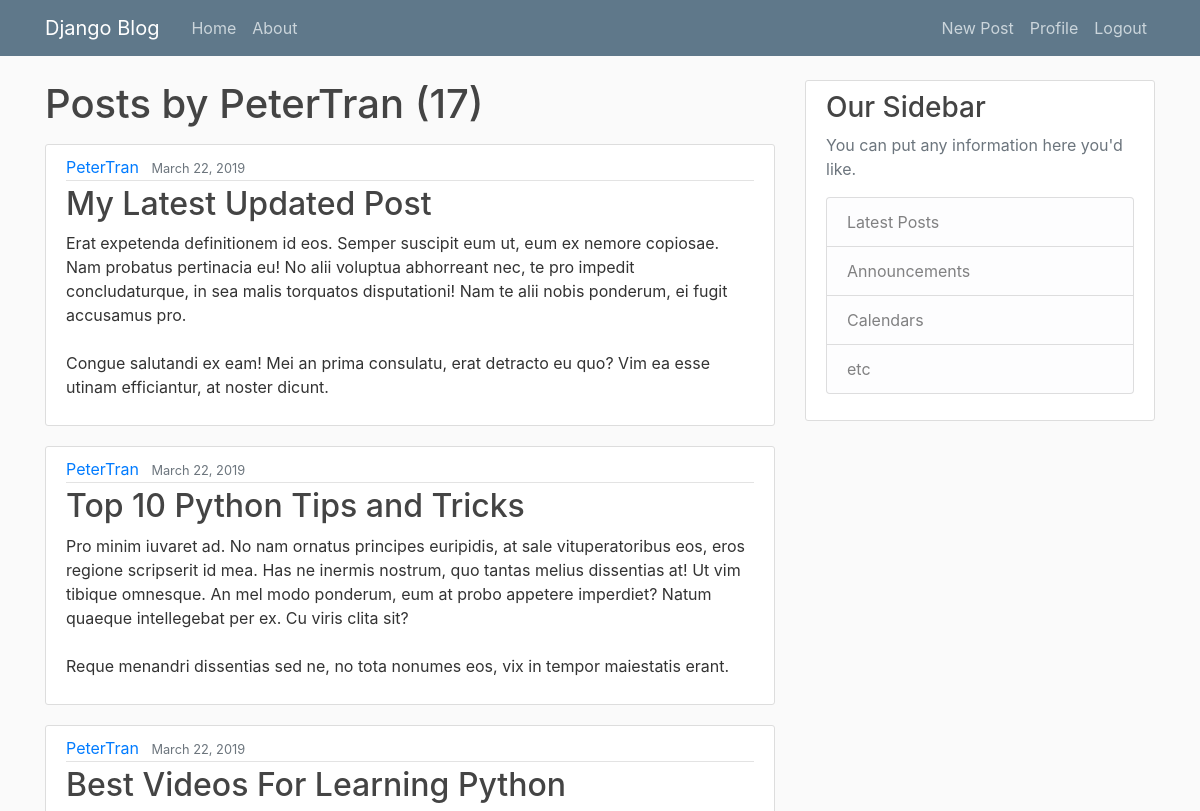
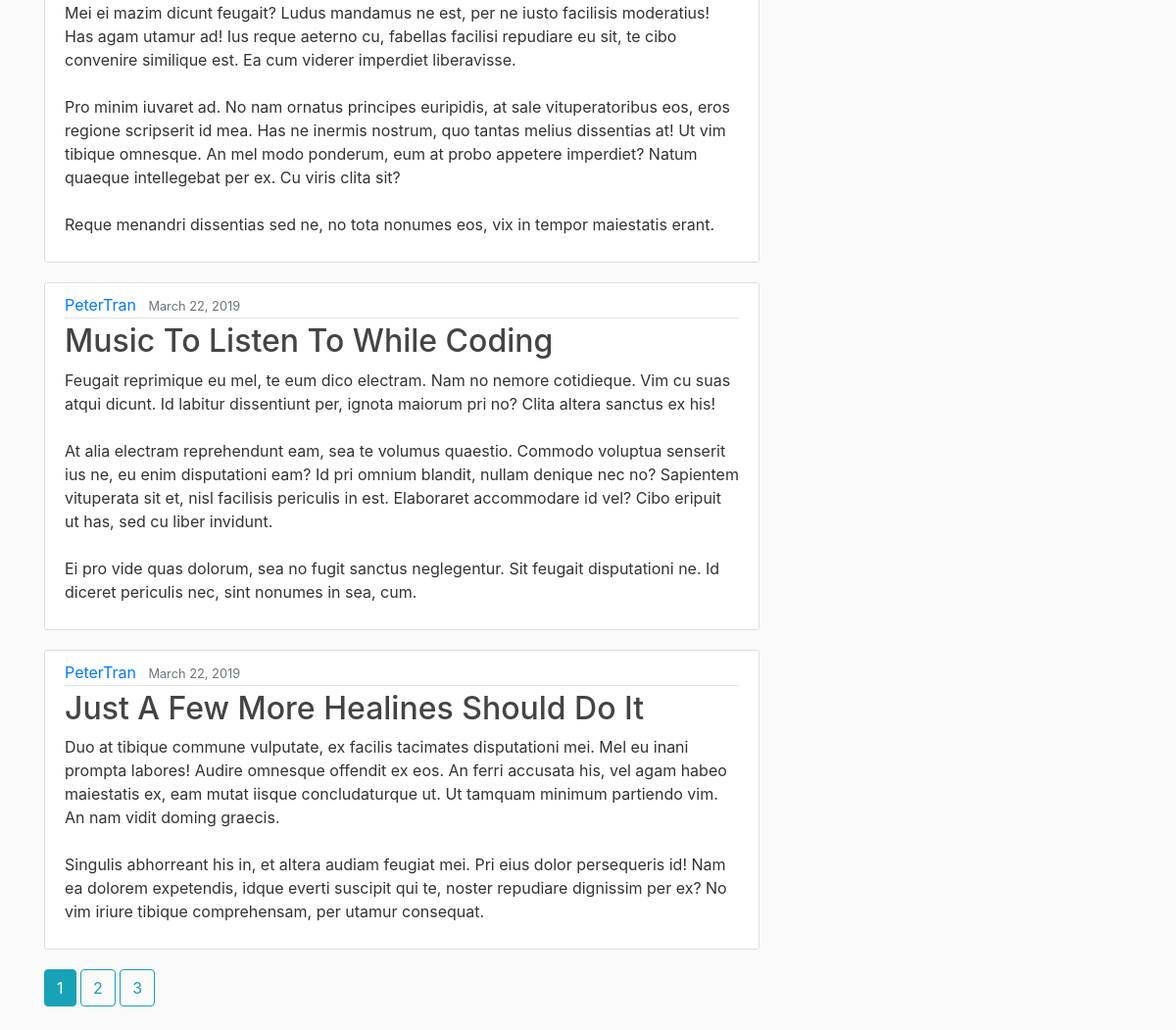
Page /user/PeterTran (signed in) on the committed database (2 pictures, top to bottom).
### blog/models.py (models this page shows, shortened)
class Post(models.Model):
    title = models.CharField(max_length=100)
    content = models.TextField()
    date_posted = models.DateTimeField(default=timezone.now)
    author = models.ForeignKey(User, on_delete=models.CASCADE)

### blog/views.py (the view)
# urls.py: path('user/<str:username>', UserPostListView.as_view(), name='user-posts'),
class UserPostListView(ListView):
    model = Post
    template_name = 'blog/user_posts.html' # <app>/<model>_<viewtype>.html
    context_object_name = 'posts'
    paginate_by = 5
    def get_queryset(self):
        user = get_object_or_404(User, username=self.kwargs.get('username'))
        return Post.objects.filter(author=user).order_by('-date_posted')

### blog/templates/blog/user_posts.html (shortened to what this page needs)
{% extends "blog/base.html" %}
{% block content %}
    <h1 class="mb-3">Posts by {{ view.kwargs.username }} ({{ page_obj.paginator.count }}) </h1>
    {% for post in posts %}
    <article class="media content-section">
        <div class="media-body">
            <div class="article-metadata">
            <a class="mr-2" href="{% url 'user-posts' post.author.username %}">{{ post.author }}</a>
            <small class="text-muted">{{ post.date_posted | date:"F d, Y" }}</small>
            </div>
            <h2><a class="article-title" href="{% url 'post-detail' post.id %}">{{ post.title }}</a></h2>
            <p class="article-content">{{ post.content }}</p>
        </div>
    </article>
    {% endfor %}
    {% if is_paginated %}
        {% for num in page_obj.paginator.page_range %}
            {% if page_obj.number == num %}
                <a class="btn btn-info mb-4" href="?page={{ num }}">{{ num }}</a>
            {% elif num > page_obj.number|add:'-3' and num < page_obj.number|add:'3' %}
                <a class="btn btn-outline-info mb-4" href="?page={{ num }}">{{ num }}</a>
            {% endif %}
        {% endfor %}
    {% endif %}
{% endblock content %}

### blog/static/blog/main.css (style rules this page uses)
body { background: #fafafa; color: #333333; margin-top: 5rem; }
h1, h2, h3, h4, h5, h6 { color: #444444; }
.content-section { background: #ffffff; padding: 10px 20px; border: 1px solid #dddddd; border-radius: 3px; margin-bottom: 20px; }
.article-title { color: #444444; }
.article-content { white-space: pre-line; }
.article-metadata { padding-bottom: 1px; margin-bottom: 4px; border-bottom: 1px solid #e3e3e3 }

### rows in the picture
Post: author "PeterTran", date_posted "March 22, 2019", title "My Latest Updated Post", content "Erat expetenda definitionem id eos. Semper suscipit eum ut, eum ex nemore copiosae. Nam probatus pertinacia eu! No alii voluptua abhorreant nec, te pro impedit concludaturque, in sea malis torquatos disputationi! Nam te alii nobis ponderum, ei fugit accusamus pro. Congue salutandi ex eam! Mei an prima consulatu, erat detracto eu quo? Vim ea esse utinam efficiantur, at noster dicunt."
Post: author "PeterTran", date_posted "March 22, 2019", title "Top 10 Python Tips and Tricks", content "Pro minim iuvaret ad. No nam ornatus principes euripidis, at sale vituperatoribus eos, eros regione scripserit id mea. Has ne inermis nostrum, quo tantas melius dissentias at! Ut vim tibique omnesque. An mel modo ponderum, eum at probo appetere imperdiet? Natum quaeque intellegebat per ex. Cu viris clita sit? Reque menandri dissentias sed ne, no tota nonumes eos, vix in tempor maiestatis erant."
Post: author "PeterTran", date_posted "March 22, 2019", title "Best Videos For Learning Python", content "Mei ei mazim dicunt feugait? Ludus mandamus ne est, per ne iusto facilisis moderatius! Has agam utamur ad! Ius reque aeterno cu, fabellas facilisi repudiare eu sit, te cibo convenire similique est. Ea cum viderer imperdiet liberavisse. Pro minim iuvaret ad. No nam ornatus principes euripidis, at sale vituperatoribus eos, eros regione scripserit id mea. Has ne inermis nostrum, quo tantas melius dissentias at! Ut vim tibique omnesque. An mel modo ponderum, eum at probo appetere imperdiet? Natum quaeque intellegebat per ex. Cu viris clita sit? Reque menandri dissentias sed ne, no tota nonumes eos, vix in tempor maiestatis erant."
Post: author "PeterTran", date_posted "March 22, 2019", title "Music To Listen To While Coding", content "Feugait reprimique eu mel, te eum dico electram. Nam no nemore cotidieque. Vim cu suas atqui dicunt. Id labitur dissentiunt per, ignota maiorum pri no? Clita altera sanctus ex his! At alia electram reprehendunt eam, sea te volumus quaestio. Commodo voluptua senserit ius ne, eu enim disputationi eam? Id pri omnium blandit, nullam denique nec no? Sapientem vituperata sit et, nisl facilisis periculis in est. Elaboraret accommodare id vel? Cibo eripuit ut has, sed cu liber invidunt. Ei pro vide quas dolorum, sea no fugit sanctus neglegentur. Sit feugait disputationi ne. Id diceret periculis nec, sint nonumes in sea, cum."
Post: author "PeterTran", date_posted "March 22, 2019", title "Just A Few More Healines Should Do It", content "Duo at tibique commune vulputate, ex facilis tacimates disputationi mei. Mel eu inani prompta labores! Audire omnesque offendit ex eos. An ferri accusata his, vel agam habeo maiestatis ex, eam mutat iisque concludaturque ut. Ut tamquam minimum partiendo vim. An nam vidit doming graecis. Singulis abhorreant his in, et altera audiam feugiat mei. Pri eius dolor persequeris id! Nam ea dolorem expetendis, idque everti suscipit qui te, noster repudiare dignissim per ex? No vim iriure tibique comprehensam, per utamur consequat."

### other values in the picture
{{ view.kwargs.username }} "PeterTran"
{{ page_obj.paginator.count }} "17"
{{ num }} "1"
{{ num }} "2" "3"
